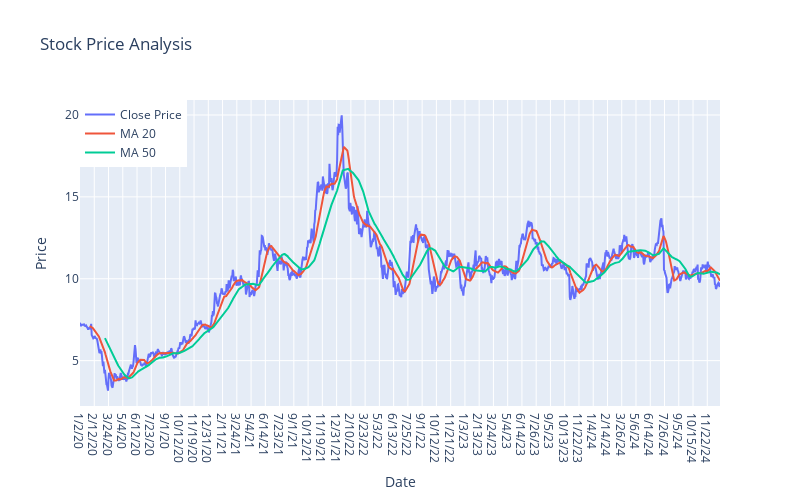

Notebook cell for this chart:
### Code cell
import plotly.graph_objects as go

#Create the figure and traces
fig=go.Figure()
fig.add_trace(go.Scatter(x=final_df.index, y=final_df['Close'], mode='lines', name='Close Price'))
fig.add_trace(go.Scatter(x=final_df.index, y=final_df['MA_20'], mode='lines', name='MA 20'))
fig.add_trace(go.Scatter(x=final_df.index, y=final_df['MA_50'], mode='lines', name='MA 50'))

#Update layout
fig.update_layout(
    title='Stock Price Analysis',
    xaxis_title='Date',
    yaxis_title='Price',
    legend=dict(
        x=0,
        y=1,
        traceorder='normal',
        font=dict(size=12),
    ),
    autosize=False,
    width=800,
    height=500,
)

#Display figure
fig.show()

### Figure 1 — Plotly figure (JSON) as saved in the notebook; plotly's stock layout.template omitted (floating-point values rounded to 4 significant figures; data arrays with more than 128 entries replaced by an {"elided": "..."} marker saying what was removed)
{"data": [{"mode": "lines", "name": "Close Price", "type": "scatter", "x": {"elided": "1258 str values"}, "y": {"elided": "1258 float values"}}, {"mode": "lines", "name": "MA 20", "type": "scatter", "x": {"elided": "1258 str values"}, "y": {"elided": "1258 float values"}}, {"mode": "lines", "name": "MA 50", "type": "scatter", "x": {"elided": "1258 str values"}, "y": {"elided": "1258 float values"}}], "layout": {"autosize": false, "height": 500, "legend": {"font": {"size": 12}, "traceorder": "normal", "x": 0, "y": 1}, "title": {"text": "Stock Price Analysis"}, "width": 800, "xaxis": {"title": {"text": "Date"}}, "yaxis": {"title": {"text": "Price"}}}}
